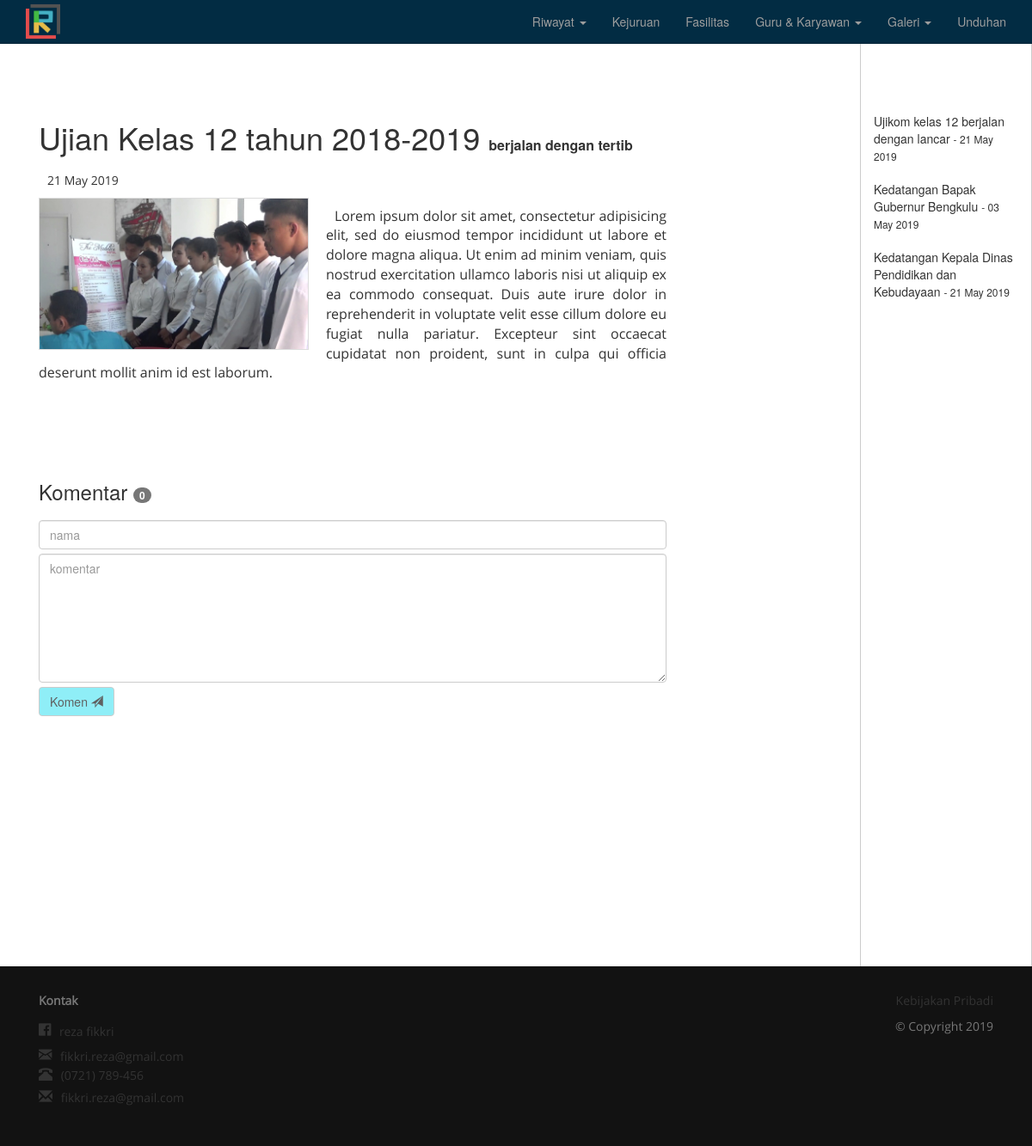
Before: /home/beritaDetail/32447057-7967-4d61-a709-e400af41b9f1 with the older database file.
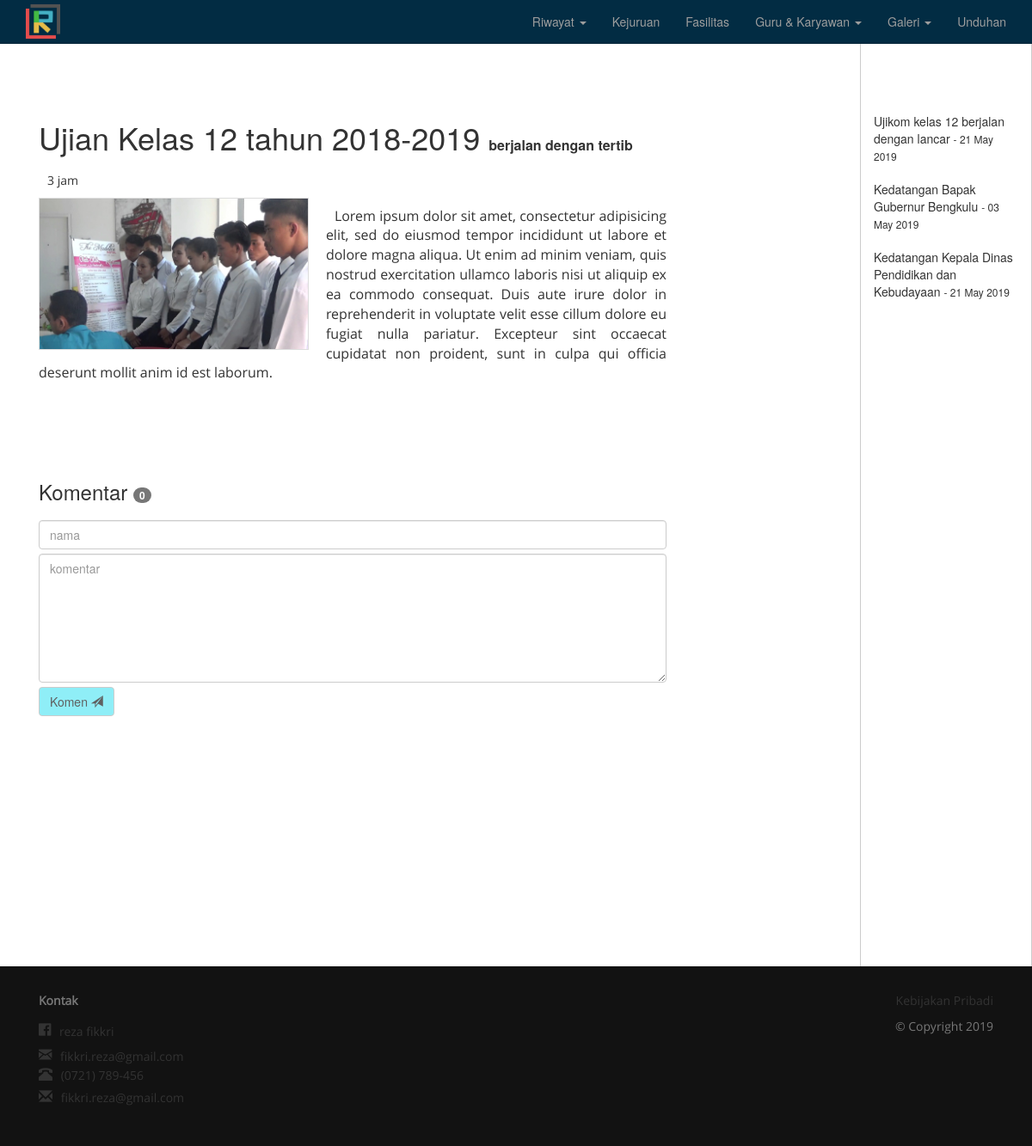
After: the same page with the newer database file.
### tables this page shows
CREATE TABLE `berita` (
  `berita_id` varchar(36) NOT NULL,
  `judulBesar` varchar(50) NOT NULL,
  `judulKecil` varchar(32) DEFAULT NULL,
  `urlImgUtama` varchar(100) DEFAULT NULL,
  `isi` text NOT NULL,
  `post` varchar(20) NOT NULL
);

### application/libraries/Template.php (called while the page is built)
<?php if ( ! defined('BASEPATH')) exit('No direct script access allowed');
class Template {
		var $template_data = array();
		function set($name, $value)
		{
			$this->template_data[$name] = $value;
		}
		function load($template = '', $view = '' , $view_data = array(), $return = FALSE)
		{
			$ci = & get_instance();
			$this->set('contents', $ci->load->view($view, $view_data, TRUE));
			return $ci->load->view($template, $this->template_data, $return);
		}
}

### application/controllers/Home.php (called while the page is built, shortened)
<?php
class Home extends CI_Controller {
	public function beritaDetail() {
		$komentar = $this->komentar->getKomentar($this->uri->segment(3));
		$data['errors'] = get_errors();
		$data['old_value'] = get_old_value();
		$data['metaData'] = get_metaData();
		$data['berita'] = $this->home->getOneBerita();
		$data['listBerita'] = $this->home->listBerita();
		$data['jmlkomentar'] = $komentar->num_rows();
		$data['komentar'] = $komentar->result();
		$this->template->load('template','home/beritaDetail',$data);
	}
}

### index.php (called while the page is built, shortened)
<?php
require_once BASEPATH.'core/CodeIgniter.php';

### application/models/Model_home.php (called while the page is built, shortened)
<?php
class Model_home extends CI_Model {
	public function listBerita() {
		$this->db->select('berita_id, judulBesar, post');
		$this->db->where('berita_id !=',$this->uri->segment(3));
		return $this->db->get('berita')->result();
	}
	public function getOneBerita() {
		return $this->db->get_where('berita',['berita_id'=>$this->uri->segment(3)])->row();
	}
}

### application/helpers/generate_post_helper.php (called while the page is built, shortened)
<?php if ( ! defined('BASEPATH')) exit('No direct script access allowed');
function generate_post($post=null) {
	if($post != null) {
		$selisih = time()-$post;
		$detik = $selisih;
		$menit = $selisih/60;
		$jam = $selisih/(60*60);
		$hari = $selisih/(60*60*24);
		if($detik < 10) {
			return "baru saja";
		} else if($detik < 60) {
			return ceil($detik)." detik";
		} else if($menit < 60) {
			return ceil($menit)." menit";
		} else if($jam <= 23) {
			return ceil($jam)." jam";
		} else if($hari < 3) {
			return ceil($hari)." hari";
		} else {
			return date('d M Y',$post);
		}
	} else {
		return "";
	}
}

### application/views/home/beritaDetail.php (the view, shortened to what this page needs)
<div class="container">
	<div class="beritaDetail cf">
		<?php if($berita) : ?>
		<div class="col-md-8">
			<div class="conIsiBerita">
				<h1><?= $berita->judulBesar??''; ?> <span><?= $berita->judulKecil; ?></span></h1>
				<p class="tanggal"><?= generate_post($berita->post); ?></p>
				<?php if(!empty(trim($berita->urlImgUtama))) : ?>
				<img src="<?= $berita->urlImgUtama; ?>" alt="">
				<?php endif; ?>
				<p><?= $berita->isi; ?></p>
			</div>
		</div>
		<?php else: ?>
		<p class="warning">Berita tidak ditemukan!</p>
		<?php endif;  ?>
		<div class="col-md-12">
			<ul class="list-group">
				<?php if($listBerita) : foreach($listBerita as $r) : ?>
			  	<li class="list-group-item">
			  		<a href="<?= base_url('home/beritaDetail/'.$r->berita_id); ?>"><?= $r->judulBesar; ?> <span>- <?= generate_post($r->post); ?></span></a>
			  	</li>
			  	<?php endforeach; endif; ?>
			</ul>
		</div>
		<?php if($berita) : ?>
		<div class="col-md-8">
			<div class="komentar">
				<h3>Komentar <span class="badge"><?= $jmlkomentar; ?></span></h3>
				<?= form_open('home/insertKomentar'); ?>
					<input type="text" name="nama" class="form-control" placeholder="nama" value="<?= $old_value['nama']??''; ?>">
					<textarea name="komentar" class="form-control" placeholder="komentar"><?= $old_value['komentar']??''; ?></textarea>
					<button class="btn btn-info btn-success">Komen <span class="glyphicon glyphicon-send"></span></button>
				</form>
			</div>
		</div>
		<?php endif; ?>
	</div>
</div>

Changed rows visible on the page:
changed berita "berjalan dengan tertib": post "21 May 2019" → "3 jam"
